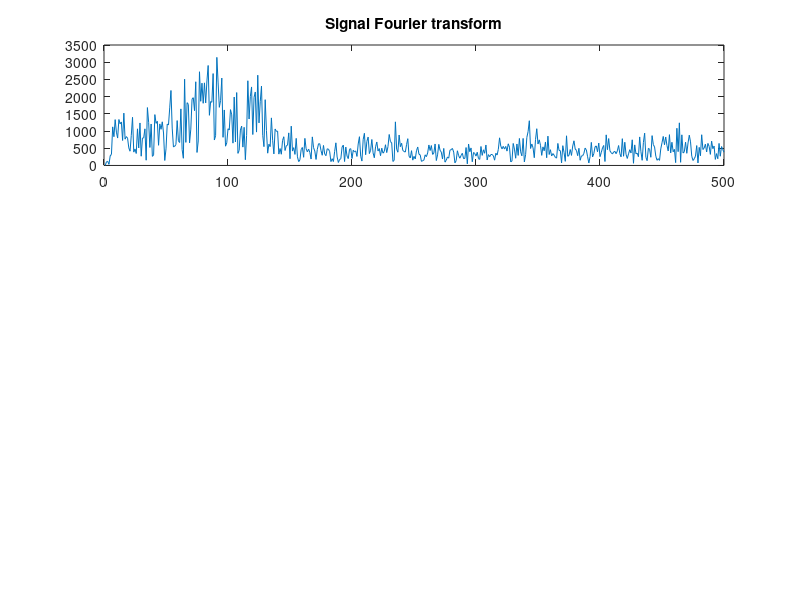

This figure's MATLAB source: (Note: this script raises an error after producing the figure.)
%{
Comparison between 2 groups of dancers

 Developers:  Andres Felipe Hernandez Marulanda
              Natali Olaya Mira
              Alejandro Miranda Hernandez

February 10
email:andres.hernandezma@upb.edu.co
%}
clc, clear all, close all
opc=menu('Choose selection ','Emg', 'Expert Emg', 'Beginer Emg','Expert vs Begginer')
switch opc
    case 1
      clc
        clear all
        fid=fopen('emg_healthy.dat')                 
        p1=fread(fid,50000,'short')
        p1=detrend(p1);
        plot(p1)
        title('EMG SIGNAL')
        Fs=1000; 
        Ts=1/Fs;
        nyq=Fs/2;
        L=1000;
        % %%%%%%%%%%%%%%%%%%%
        X=fft(p1); 
        % %%%%%%%%%%%%%%%%
        Y=abs(X/L);
        Y2=Y(1:L/2); 
        f=Fs*(1:L/2)/L; 
        % %%%%%%%%%%%%%%%%%%%
        subplot(3,1,1)
        plot(f,Y2) 
        title('Signal Fourier transform')
        % %%%%%%%%%%%%%%%%%%%%%%%
        wo=60/nyq;
        bw=wo/35;
        [b,a] = iirnotch(wo,bw,35);
        subplot(3,1,2)
        g=filter(b,a,p1);
        % %%%%%%%%%%%%%%%%%%%
         X1=fft(g);
        % %%%%%%%%%%%%%%%%%%%
         Yn=abs(X1/L); 
         Y2n=Yn(1:L/2); 
        % %%%%%%%%%%%%%%%%%
        plot(f,Y2n,'r')
        title('Notch Filter')
         [B1,A1] = butter(1,20/nyq,'high')
         [B2,A2] = butter(1,500/nyq,'low')
         i=filter(B1,A1,g);
         j=filter(B2,A2,i);
         subplot(3,1,3)
        % %%%%%%%%%%%%%%%%%%%
         X2=fft(j);
        % %%%%%%%%%%%%%%%%%%%
         Ynn=abs(X2/L); 
         Y2nn=Ynn(1:L/2); 
         f=Fs*(1:L/2)/L;
        % %%%%%%%%%%%%%%%%%
         plot(f,Y2nn,'r')
         title('Final Filtered Signal')
        % 
    case 2
        load('expert.mat');
        for d=1:size(datastart,1)
            canales(d,:) = [data(1,datastart(d):dataend(d))];
        end
        figure('Name','expert');
        subplot(4,1,1);
        plot(canales(3,:),'r');
        title('Adductor');
        xlabel('Time [s]');
        ylabel('Amplitude [cm]');
        legend('EMG');
        subplot(4,1,2);
        plot(canales(4,:),'m');
        title('Soleus');
        xlabel('Time [s]');
        ylabel('Amplitude [cm]');
        legend('EMG');
        subplot(4,1,3);
        plot(canales(5,:),'g');
        title('Internal Gastrocnemius');
        xlabel('Time [s]');
        ylabel('Amplitude [cm]');
        legend('EMG');
        subplot(4,1,4);
        plot(canales(6,:),'b');
        title('External Gastrocnemius');
        xlabel('Time [s]');
        ylabel('Amplitude [cm]');
        legend('EMG');

        Fs = 1000;
        Ts = 1/Fs;
        L = 46400;
        t = (1:L)*Ts;
        f = Fs*(1:L/2)/L;

        abduc = fft(canales(3,:));
        Abduc = abs(abduc/L);
        Adductor = Abduc(1:L/2);

        figure('Name','expert');
        subplot(4,1,1);
        plot(f,Adductor,'r');
        title('Fourier Adductor');
        xlabel('Frequency [Hz]');
        ylabel('Amplitude [cm]');
        legend('EMG');

        sol = fft(canales(4,:));
        Sol = abs(sol/L);
        Soleus = Sol(1:L/2);
        subplot(4,1,2);
        plot(f,Soleus,'m');
        title('Fourier Soleus');
        xlabel('Frequency [Hz]');
        ylabel('Amplitude [cm]');
        legend('EMG')

        gastri = fft(canales(5,:));
        Gastri = abs(gastri/L);
        Gastroi = Gastri(1:L/2);
        subplot(4,1,3);
        plot(f,Gastroi,'g');
        title('Fourier Internal Gastrocnemius');
        xlabel('Frequency [Hz]');
        ylabel('Amplitude [cm]');
        legend('EMG');

        gastrd = fft(canales(6,:));
        Gastrd = abs(gastrd/L);
        Gastrod = Gastrd(1:L/2);
        subplot(4,1,4);
        plot(f,Gastrod,'b');
        title('Fourier External Gastrocnemius');
        xlabel('Frequency [Hz]');
        ylabel('Amplitude [cm]');
        legend('EMG');

        for dd=1:size(canales,1)
            s=canales(dd,:);
            wn=[20,499]/(Fs/2);
            [b,a]=butter(5,wn);
            sf1=filtfilt(b,a,s);
            W0 = 60/(Fs/2);
            BW = W0/35;
            [b1,a1] = iirnotch(W0,BW);
            sf(dd,:) = filtfilt(b1,a1,sf1);
        end


        abduc1 = fft(sf(3,:));
        Abduc1 = abs(abduc1/L);
        Adductor1 = Abduc1(1:L/2);
        figure('Name','Beginner');
        plot(f,Adductor1,'r');
        title('Adductor Filtered out ');
        xlabel('Frequency [Hz]');
        ylabel('Amplitude [cm]');
        legend('EMG');

        sol1 = fft(sf(4,:));
        Sol1 = abs(sol/L);
        Soleus1 = Sol1(1:L/2);
        figure('Name','Beginner');
        plot(f,Soleus1,'m');
        title('Soleus Filtered out ');
        xlabel('Frequency [Hz]');
        ylabel('Amplitude [cm]');
        legend('EMG');

        gastri1 = fft(sf(5,:));
        Gastri1 = abs(gastri1/L);
        Gastroi1 = Gastri1(1:L/2);
        figure('Name','Beginner');
        plot(f,Gastroi1,'g');
        title('Internal Gastrocnemius Filtered out ');
        xlabel('Frequency [Hz]');
        ylabel('Amplitude [cm]');
        legend('EMG');

        gastrd1 = fft(sf(6,:));
        Gastrd1 = abs(gastrd1/L);
        Gastrod1 = Gastrd1(1:L/2);
        figure('Name','Beginner');
        plot(f,Gastrod1,'b');
        title('External Gastrocnemius Filtered out ');
        xlabel('Frequency [Hz]');
        ylabel('Amplitude [cm]');
        legend('EMG');

        figure('Name','expert');
        subplot(4,1,1);
        plot(f,Adductor1,'r');
        title('Adductor Filtered out ');
        xlabel('Frequency [Hz]');
        ylabel('Amplitude [cm]');
        legend('EMG');

        subplot(4,1,2);
        plot(f,Soleus1,'m');
        title('Soleus Filtered out ');
        xlabel('Frequency [Hz]');
        ylabel('Amplitude [cm]');
        legend('EMG');

        subplot(4,1,3);
        plot(f,Gastroi1,'g');
        title('Internal Gastrocnemius Filtered out ');
        xlabel('Frequency [Hz]');
        ylabel('Amplitude [cm]');
        legend('EMG');

        subplot(4,1,4);
        plot(f,Gastrod1,'b');
        title('External Gastrocnemius Filtered out ');
        xlabel('Frequency [Hz]');
        ylabel('Amplitude [cm]');
        legend('EMG');

        for d=1:size(sf,1)
            j=0;
            for i=1:10:length(sf)-20
                j=j+1;
                chanel(d,j)=rms(sf(d,i:i+20));
            end

        end

        figure('Name','expert');
        subplot(4,1,1);
        plot(chanel(3,:),'r');
        title('Adductor RMS');
        xlabel('Time [s]');
        ylabel('Amplitude [cm]');
        legend('EMG');
        subplot(4,1,2);
        plot(chanel(4,:),'m');
        title('Soleus RMS');
        xlabel('Time [s]');
        ylabel('Amplitude [cm]');
        legend('EMG');
        subplot(4,1,3);
        plot(chanel(5,:),'g');
        title('Internal Gastrocnemius RMS');
        xlabel('Time [s]');
        ylabel('Amplitude [cm]');
        legend('EMG');
        subplot(4,1,4);
        plot(chanel(6,:),'b');
        title('External Gastrocnemius RMS');
        xlabel('Time [s]');
        ylabel('Amplitude [cm]');
        legend('EMG');
    case 3
        load('Beginner.mat');
        for bd=1:size(datastart,1)
            bcanales(bd,:) = [data(1,datastart(bd):dataend(bd))];
        end
        figure('Name','Beginner');
        subplot(4,1,1);
        plot(bcanales(3,:),'r');
        title('Adductor');
        xlabel('Time [s]');
        ylabel('Amplitude [cm]');
        legend('EMG');
        subplot(4,1,2);
        plot(bcanales(4,:),'m');
        title('Soleus');
        xlabel('Time [s]');
        ylabel('Amplitude [cm]');
        legend('EMG');
        subplot(4,1,3);
        plot(bcanales(5,:),'g');
        title('Internal Gastrocnemius');
        xlabel('Time [s]');
        ylabel('Amplitude [cm]');
        legend('EMG');
        subplot(4,1,4);
        plot(bcanales(6,:),'b');
        title('External Gastrocnemius');
        xlabel('Time [s]');
        ylabel('Amplitude [cm]');
        legend('EMG');

        bFs = 1000;
        bTs = 1/bFs;
        bL = 46400;
        bt = (1:bL)*bTs;
        bf = bFs*(1:bL/2)/bL;

        babduc = fft(bcanales(3,:));
        bAbduc = abs(babduc/bL);
        bAdductor = bAbduc(1:bL/2);

        figure('Name','Beginner');
        subplot(4,1,1);
        plot(bAdductor,'r');
        title('Fourier Adductor');
        xlabel('Frequency [Hz]');
        ylabel('Amplitude [cm]');
        legend('EMG');

        bsol = fft(bcanales(4,:));
        bSol = abs(bsol/bL);
        bSoleus = bSol(1:bL/2);
        subplot(4,1,2);
        plot(bf,bSoleus,'m');
        title('Fourier Soleus');
        xlabel('Frequency [Hz]');
        ylabel('Amplitude [cm]');
        legend('EMG')

        bgastri = fft(bcanales(5,:));
        bGastri = abs(bgastri/bL);
        bGastroi = bGastri(1:bL/2);
        subplot(4,1,3);
        plot(bf,bGastroi,'g');
        title(' Fourier Internal Gastrocnemius');
        xlabel('Frequency [Hz]');
        ylabel('Amplitude [cm]');
        legend('EMG');

        bgastrd = fft(bcanales(6,:));
        bGastrd = abs(bgastrd/bL);
        bGastrod = bGastrd(1:bL/2);
        subplot(4,1,4);
        plot(bGastrod,'b');
        title('Fourier External Gastrocnemius');
        xlabel('Frequency [Hz]');
        ylabel('Amplitude [cm]');
        legend('EMG');

        for bdd=1:size(bcanales,1)
            bs=bcanales(bdd,:);
            bwn=[20,499]/(bFs/2);
            [bb,ba]=butter(5,bwn);
            bsf1=filtfilt(bb,ba,bs);
            bW0 = 60/(bFs/2);
            bBW = bW0/35;
            [bb1,ba1] = iirnotch(bW0,bBW);
            bsf(bdd,:) = filtfilt(bb1,ba1,bsf1);
        end

        babduc1 = fft(bsf(3,:));
        bAbduc1 = abs(babduc1/bL);
        bAdductor1 = Abduc1(1:bL/2);
        figure('Name','Beginner');
        plot(bf,bAdductor1,'r');
        title('Adductor Filtered out ');
        xlabel('Frequency [Hz]');
        ylabel('Amplitude [cm]');
        legend('EMG');

        bsol1 = fft(bsf(4,:));
        bSol1 = abs(bsol/bL);
        bSoleus1 = bSol1(1:bL/2);
        figure('Name','Beginner');
        plot(bf,bSoleus1,'m');
        title('Soleus Filtered out ');
        xlabel('Frequency [Hz]');
        ylabel('Amplitude [cm]');
        legend('EMG');

        bgastri1 = fft(bsf(5,:));
        bGastri1 = abs(bgastri1/bL);
        bGastroi1 = bGastri1(1:bL/2);
        figure('Name','Beginner');
        plot(bf,bGastroi1,'g');
        title('Internal Gastrocnemius Filtered out ');
        xlabel('Frequency [Hz]');
        ylabel('Amplitude [cm]');
        legend('EMG');

        bgastrd1 = fft(bsf(6,:));
        bGastrd1 = abs(bgastrd1/bL);
        bGastrod1 = bGastrd1(1:bL/2);
        figure('Name','Beginner');
        plot(bf,bGastrod1,'b');
        title('External Gastrocnemius Filtered out ');
        xlabel('Frequency [Hz]');
        ylabel('Amplitude [cm]');
        legend('EMG');




        figure('Name','Beginner');
        subplot(4,1,1);
        plot(bf,bAdductor1,'r');
        title('Adductor Filtered out ');
        xlabel('Frequency [Hz]');
        ylabel('Amplitude [cm]');
        legend('EMG');

        subplot(4,1,2);
        plot(bf,bSoleus1,'m');
        title('Soleus Filtered out ');
        xlabel('Frequency [Hz]');
        ylabel('Amplitude [cm]');
        legend('EMG');

        bgastri1 = fft(bsf(5,:));
        bGastri1 = abs(bgastri1/bL);
        bGastroi1 = bGastri1(1:bL/2);
        subplot(4,1,3);
        plot(bf,bGastroi1,'g');
        title('Internal Gastrocnemius Filtered out ');
        xlabel('Frequency [Hz]');
        ylabel('Amplitude [cm]');
        legend('EMG');

        subplot(4,1,4);
        plot(bf,bGastrod1,'b');
        title('External Gastrocnemius Filtered out ');
        xlabel('Frequency [Hz]');
        ylabel('Amplitude [cm]');
        legend('EMG');

        for bd=1:size(bsf,1)
            j=0;
            for i=1:10:length(bsf)-20
                j=j+1;
                bchanel(bd,j)=rms(bsf(bd,i:i+20));
            end

        end

        figure('Name','Beginner');
        subplot(4,1,1);
        plot(bchanel(3,:),'r');
        title('Adductor RMS');
        xlabel('Time [s]');
        ylabel('Amplitude [cm]');
        legend('EMG');
        subplot(4,1,2);
        plot(bchanel(4,:),'m');
        title('Soleus RMS');
        xlabel('Time [s]');
        ylabel('Amplitude [cm]');
        legend('EMG');
        subplot(4,1,3);
        plot(bchanel(5,:),'g');
        title('Internal Gastrocnemius RMS');
        xlabel('Time [s]');
        ylabel('Amplitude [cm]');
        legend('EMG');
        subplot(4,1,4);
        plot(bchanel(6,:),'b');
        title('External Gastrocnemius RMS');
        xlabel('Time [s]');
        ylabel('Amplitude [cm]');
        legend('EMG');
    case 4
        load('expert.mat');
        for d=1:size(datastart,1)
            canales(d,:) = [data(1,datastart(d):dataend(d))];
        end
        figure('Name','expert');
        subplot(4,1,1);
        plot(canales(3,:),'r');
        title('Adductor');
        xlabel('Time [s]');
        ylabel('Amplitude [cm]');
        legend('EMG');
        subplot(4,1,2);
        plot(canales(4,:),'m');
        title('Soleus');
        xlabel('Time [s]');
        ylabel('Amplitude [cm]');
        legend('EMG');
        subplot(4,1,3);
        plot(canales(5,:),'g');
        title('Internal Gastrocnemius');
        xlabel('Time [s]');
        ylabel('Amplitude [cm]');
        legend('EMG');
        subplot(4,1,4);
        plot(canales(6,:),'b');
        title('External Gastrocnemius');
        xlabel('Time [s]');
        ylabel('Amplitude [cm]');
        legend('EMG');

        Fs = 1000;
        Ts = 1/Fs;
        L = 46400;
        t = (1:L)*Ts;
        f = Fs*(1:L/2)/L;

        abduc = fft(canales(3,:));
        Abduc = abs(abduc/L);
        Adductor = Abduc(1:L/2);

        figure('Name','expert');
        subplot(4,1,1);
        plot(f,Adductor,'r');
        title('Fourier Adductor');
        xlabel('Frequency [Hz]');
        ylabel('Amplitude [cm]');
        legend('EMG');

        sol = fft(canales(4,:));
        Sol = abs(sol/L);
        Soleus = Sol(1:L/2);
        subplot(4,1,2);
        plot(f,Soleus,'m');
        title('Fourier Soleus');
        xlabel('Frequency [Hz]');
        ylabel('Amplitude [cm]');
        legend('EMG')

        gastri = fft(canales(5,:));
        Gastri = abs(gastri/L);
        Gastroi = Gastri(1:L/2);
        subplot(4,1,3);
        plot(f,Gastroi,'g');
        title('Fourier Internal Gastrocnemius');
        xlabel('Frequency [Hz]');
        ylabel('Amplitude [cm]');
        legend('EMG');

        gastrd = fft(canales(6,:));
        Gastrd = abs(gastrd/L);
        Gastrod = Gastrd(1:L/2);
        subplot(4,1,4);
        plot(f,Gastrod,'b');
        title('Fourier External Gastrocnemius');
        xlabel('Frequency [Hz]');
        ylabel('Amplitude [cm]');
        legend('EMG');

        for dd=1:size(canales,1)
            s=canales(dd,:);
            wn=[20,499]/(Fs/2);
            [b,a]=butter(5,wn);
            sf1=filtfilt(b,a,s);
            W0 = 60/(Fs/2);
            BW = W0/35;
            [b1,a1] = iirnotch(W0,BW);
            sf(dd,:) = filtfilt(b1,a1,sf1);
        end


        abduc1 = fft(sf(3,:));
        Abduc1 = abs(abduc1/L);
        Adductor1 = Abduc1(1:L/2);
        figure('Name','Beginner');
        plot(f,Adductor1,'r');
        title('Adductor Filtered out ');
        xlabel('Frequency [Hz]');
        ylabel('Amplitude [cm]');
        legend('EMG');

        sol1 = fft(sf(4,:));
        Sol1 = abs(sol/L);
        Soleus1 = Sol1(1:L/2);
        figure('Name','Beginner');
        plot(f,Soleus1,'m');
        title('Soleus Filtered out ');
        xlabel('Frequency [Hz]');
        ylabel('Amplitude [cm]');
        legend('EMG');

        gastri1 = fft(sf(5,:));
        Gastri1 = abs(gastri1/L);
        Gastroi1 = Gastri1(1:L/2);
        figure('Name','Beginner');
        plot(f,Gastroi1,'g');
        title('Internal Gastrocnemius Filtered out ');
        xlabel('Frequency [Hz]');
        ylabel('Amplitude [cm]');
        legend('EMG');

        gastrd1 = fft(sf(6,:));
        Gastrd1 = abs(gastrd1/L);
        Gastrod1 = Gastrd1(1:L/2);
        figure('Name','Beginner');
        plot(f,Gastrod1,'b');
        title('External Gastrocnemius Filtered out ');
        xlabel('Frequency [Hz]');
        ylabel('Amplitude [cm]');
        legend('EMG');

        figure('Name','expert');
        subplot(4,1,1);
        plot(f,Adductor1,'r');
        title('Adductor Filtered out ');
        xlabel('Frequency [Hz]');
        ylabel('Amplitude [cm]');
        legend('EMG');

        subplot(4,1,2);
        plot(f,Soleus1,'m');
        title('Soleus Filtered out ');
        xlabel('Frequency [Hz]');
        ylabel('Amplitude [cm]');
        legend('EMG');

        subplot(4,1,3);
        plot(f,Gastroi1,'g');
        title('Internal Gastrocnemius Filtered out ');
        xlabel('Frequency [Hz]');
        ylabel('Amplitude [cm]');
        legend('EMG');

        subplot(4,1,4);
        plot(f,Gastrod1,'b');
        title('External Gastrocnemius Filtered out ');
        xlabel('Frequency [Hz]');
        ylabel('Amplitude [cm]');
        legend('EMG');

        for d=1:size(sf,1)
            j=0;
            for i=1:10:length(sf)-20
                j=j+1;
                chanel(d,j)=rms(sf(d,i:i+20));
            end

        end

        figure('Name','expert');
        subplot(4,1,1);
        plot(chanel(3,:),'r');
        title('Adductor RMS');
        xlabel('Time [s]');
        ylabel('Amplitude [cm]');
        legend('EMG');
        subplot(4,1,2);
        plot(chanel(4,:),'m');
        title('Soleus RMS');
        xlabel('Time [s]');
        ylabel('Amplitude [cm]');
        legend('EMG');
        subplot(4,1,3);
        plot(chanel(5,:),'g');
        title('Internal Gastrocnemius RMS');
        xlabel('Time [s]');
        ylabel('Amplitude [cm]');
        legend('EMG');
        subplot(4,1,4);
        plot(chanel(6,:),'b');
        title('External Gastrocnemius RMS');
        xlabel('Time [s]');
        ylabel('Amplitude [cm]');
        legend('EMG');
        %%
        %clear all
        load('Beginner.mat');
        for bd=1:size(datastart,1)
            bcanales(bd,:) = [data(1,datastart(bd):dataend(bd))];
        end
        figure('Name','Beginner');
        subplot(4,1,1);
        plot(bcanales(3,:),'r');
        title('Adductor');
        xlabel('Time [s]');
        ylabel('Amplitude [cm]');
        legend('EMG');
        subplot(4,1,2);
        plot(bcanales(4,:),'m');
        title('Soleus');
        xlabel('Time [s]');
        ylabel('Amplitude [cm]');
        legend('EMG');
        subplot(4,1,3);
        plot(bcanales(5,:),'g');
        title('Internal Gastrocnemius');
        xlabel('Time [s]');
        ylabel('Amplitude [cm]');
        legend('EMG');
        subplot(4,1,4);
        plot(bcanales(6,:),'b');
        title('External Gastrocnemius');
        xlabel('Time [s]');
        ylabel('Amplitude [cm]');
        legend('EMG');

        bFs = 1000;
        bTs = 1/bFs;
        bL = 46400;
        bt = (1:bL)*bTs;
        bf = bFs*(1:bL/2)/bL;

        babduc = fft(bcanales(3,:));
        bAbduc = abs(babduc/bL);
        bAdductor = bAbduc(1:bL/2);

        figure('Name','Beginner');
        subplot(4,1,1);
        plot(bAdductor,'r');
        title('Fourier Adductor');
        xlabel('Frequency [Hz]');
        ylabel('Amplitude [cm]');
        legend('EMG');

        bsol = fft(bcanales(4,:));
        bSol = abs(bsol/bL);
        bSoleus = bSol(1:bL/2);
        subplot(4,1,2);
        plot(bf,bSoleus,'m');
        title('Fourier Soleus');
        xlabel('Frequency [Hz]');
        ylabel('Amplitude [cm]');
        legend('EMG')

        bgastri = fft(bcanales(5,:));
        bGastri = abs(bgastri/bL);
        bGastroi = bGastri(1:bL/2);
        subplot(4,1,3);
        plot(bf,bGastroi,'g');
        title(' Fourier Internal Gastrocnemius');
        xlabel('Frequency [Hz]');
        ylabel('Amplitude [cm]');
        legend('EMG');

        bgastrd = fft(bcanales(6,:));
        bGastrd = abs(bgastrd/bL);
        bGastrod = bGastrd(1:bL/2);
        subplot(4,1,4);
        plot(bGastrod,'b');
        title('Fourier External Gastrocnemius');
        xlabel('Frequency [Hz]');
        ylabel('Amplitude [cm]');
        legend('EMG');

        for bdd=1:size(bcanales,1)
            bs=bcanales(bdd,:);
            bwn=[20,499]/(bFs/2);
            [bb,ba]=butter(5,bwn);
            bsf1=filtfilt(bb,ba,bs);
            bW0 = 60/(bFs/2);
            bBW = bW0/35;
            [bb1,ba1] = iirnotch(bW0,bBW);
            bsf(bdd,:) = filtfilt(bb1,ba1,bsf1);
        end

        babduc1 = fft(bsf(3,:));
        bAbduc1 = abs(babduc1/bL);
        bAdductor1 = Abduc1(1:bL/2);
        figure('Name','Beginner');
        plot(bf,bAdductor1,'r');
        title('Adductor Filtered out ');
        xlabel('Frequency [Hz]');
        ylabel('Amplitude [cm]');
        legend('EMG');

        bsol1 = fft(bsf(4,:));
        bSol1 = abs(bsol/bL);
        bSoleus1 = bSol1(1:bL/2);
        figure('Name','Beginner');
        plot(bf,bSoleus1,'m');
        title('Soleus Filtered out ');
        xlabel('Frequency [Hz]');
        ylabel('Amplitude [cm]');
        legend('EMG');

        bgastri1 = fft(bsf(5,:));
        bGastri1 = abs(bgastri1/bL);
        bGastroi1 = bGastri1(1:bL/2);
        figure('Name','Beginner');
        plot(bf,bGastroi1,'g');
        title('Internal Gastrocnemius Filtered out ');
        xlabel('Frequency [Hz]');
        ylabel('Amplitude [cm]');
        legend('EMG');

        bgastrd1 = fft(bsf(6,:));
        bGastrd1 = abs(bgastrd1/bL);
        bGastrod1 = bGastrd1(1:bL/2);
        figure('Name','Beginner');
        plot(bf,bGastrod1,'b');
        title('External Gastrocnemius Filtered out ');
        xlabel('Frequency [Hz]');
        ylabel('Amplitude [cm]');
        legend('EMG');




        figure('Name','Beginner');
        subplot(4,1,1);
        plot(bf,bAdductor1,'r');
        title('Adductor Filtered out ');
        xlabel('Frequency [Hz]');
        ylabel('Amplitude [cm]');
        legend('EMG');

        subplot(4,1,2);
        plot(bf,bSoleus1,'m');
        title('Soleus Filtered out ');
        xlabel('Frequency [Hz]');
        ylabel('Amplitude [cm]');
        legend('EMG');

        bgastri1 = fft(bsf(5,:));
        bGastri1 = abs(bgastri1/bL);
        bGastroi1 = bGastri1(1:bL/2);
        subplot(4,1,3);
        plot(bf,bGastroi1,'g');
        title('Internal Gastrocnemius Filtered out ');
        xlabel('Frequency [Hz]');
        ylabel('Amplitude [cm]');
        legend('EMG');

        subplot(4,1,4);
        plot(bf,bGastrod1,'b');
        title('External Gastrocnemius Filtered out ');
        xlabel('Frequency [Hz]');
        ylabel('Amplitude [cm]');
        legend('EMG');

        for bd=1:size(bsf,1)
            j=0;
            for i=1:10:length(bsf)-20
                j=j+1;
                bchanel(bd,j)=rms(bsf(bd,i:i+20));
            end

        end

        figure('Name','Beginner');
        subplot(4,1,1);
        plot(bchanel(3,:),'r');
        title('Adductor RMS');
        xlabel('Time [s]');
        ylabel('Amplitude [cm]');
        legend('EMG');
        subplot(4,1,2);
        plot(bchanel(4,:),'m');
        title('Soleus RMS');
        xlabel('Time [s]');
        ylabel('Amplitude [cm]');
        legend('EMG');
        subplot(4,1,3);
        plot(bchanel(5,:),'g');
        title('Internal Gastrocnemius RMS');
        xlabel('Time [s]');
        ylabel('Amplitude [cm]');
        legend('EMG');
        subplot(4,1,4);
        plot(bchanel(6,:),'b');
        title('External Gastrocnemius RMS');
        xlabel('Time [s]');
        ylabel('Amplitude [cm]');
        legend('EMG');

        %%comparacion
        figure('Name','Comparison');
        [fi,co]=size(bchanel);
        subplot(4,1,1);
        plot(t(1:co),chanel(3,1:co),'b',bt(1:co),bchanel(3,:),'r');
        title('Adductor Expert-Beginner RMS');
        xlabel('Time [s]');
        ylabel('Amplitude [cm]');
        legend('Expert','Beginner');
        subplot(4,1,2);
        plot(t(1:co),chanel(4,1:co),'b',bt(1:co),bchanel(4,:),'m');
        title('Soleus Expert-Beginner RMS');
        xlabel('Time [s]');
        ylabel('Amplitude [cm]');
        legend('Expert','Beginner');
        subplot(4,1,3);
        plot(t(1:co),chanel(5,1:co),'b',bt(1:co),bchanel(5,:),'g');
        title('Internal Gastrocnemius Expert-Beginner RMS');
        xlabel('Time [s]');
        ylabel('Amplitude [cm]');
        legend('Expert','Beginner');
        subplot(4,1,4);
        plot(t(1:co),chanel(6,1:co),'b',bt(1:co),bchanel(6,:),'k');
        title('External Gastrocnemius Expert-Beginner RMS');
        xlabel('Time [s]');
        ylabel('Amplitude [cm]');
        legend('Expert','Beginner');

        for i=1:5
            comp(i,:)=chanel(i,1:co)-bchanel(i,:);
        end

        E3 = rms(chanel(3,:));
        E4 = rms(chanel(4,:));
        E5 = rms(chanel(5,:));
        E6 = rms(chanel(6,:));

        B3 = rms(bchanel(3,:));
        B4 = rms(bchanel(4,:));
        B5 = rms(bchanel(5,:));
        B6 = rms(bchanel(6,:));

        RMS = table([E3;E4;E5;E6],[B3;B4;B5;B6],'VariableNames',{'ExperT','Beginner'},'RowNames',{'RMS_Adductor','RMS_Soleus','RMS_Internal Gastrocnemius','RMS_External Gastrocnemius'})
end